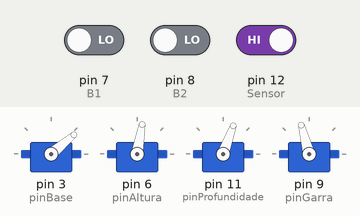
This sketch was run on a simulated Arduino Uno, built with avr-gcc and run on an emulated ATmega328P. Shown: 4 × servo. The test bench sets the inputs (shaded band); at power-on: pin 12 (Sensor) HIGH, pin 7 (B1) LOW, pin 8 (B2) LOW.

Above: at 1.2 s.
1.3 s: pin 12 (Sensor) driven LOW
At 2.7 s:
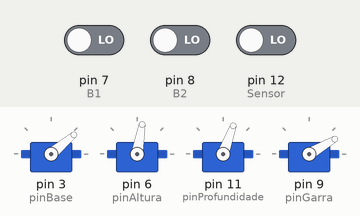
4.3 s: pin 7 (B1) driven HIGH
At 4.7 s:
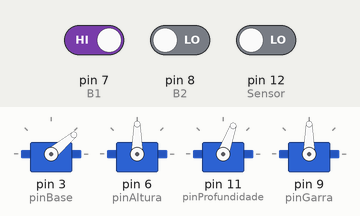
7.3 s: pin 12 (Sensor) driven HIGH
At 8.2 s:
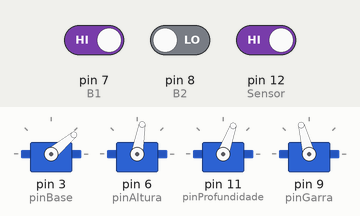
8.8 s: pin 7 (B1) driven LOW and pin 8 (B2) driven HIGH and pin 12 (Sensor) driven LOW
At 10.7 s:
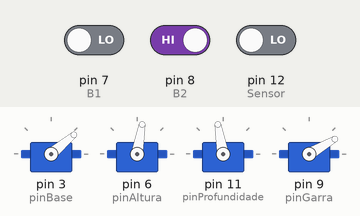
11.8 s: pin 8 (B2) driven LOW
At 12.8 s:
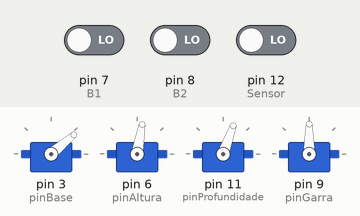
13.3 s: pin 8 (B2) driven HIGH
At 14.1 s:
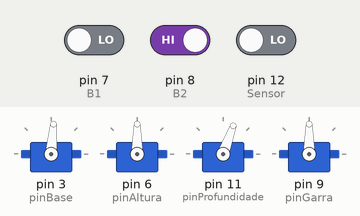
Timing chart, 0 to 17.3 s (numbered marks = the images above; inputs shaded):
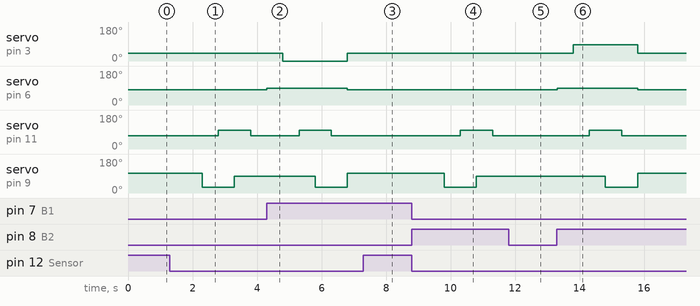

The sketch:

Codigo.ino
```cpp
//Inclui a Biblioteca do Servo
#include <Servo.h>

//Definição dos servos e dos seus pinos

//Base
Servo Base;
#define pinBase 3

//Garra
Servo Garra;
#define pinGarra 9

//Altura
Servo Altura;
#define pinAltura 6

//Profundidade
Servo Profundidade;
#define pinProfundidade 11

//Botoes seletores e sensor que identifica se tem um objeto
#define B1 7
#define B2 8
#define Sensor 12

//Variaveis principais para o sistema
bool xBotao1, xBotao2, xSensorCB;
int iBase, iAltura, iProfundidade, iGarra;

//Variaveis de auxilio
bool xIniciaProcesso, xSelecionaCaixaAux, xSelecionaCaixa1, xSelecionaCaixa2;

void setup() {
  //Inicia porta serial para monitorar caso precise de alguma informação do que está acontecendo
  Serial.begin(9600);

  //Associa os objetos dos servos aos respectivos pinos conectados
  Base.attach(pinBase);
  Altura.attach(pinAltura);
  Profundidade.attach(pinProfundidade);
  Garra.attach(pinGarra);

  //Associa os pinos dos botoes/sensor e define como entrada
  pinMode(B1, INPUT);
  pinMode(B2, INPUT);
  pinMode(Sensor, INPUT);

  //Inicializa as variaveis
  xIniciaProcesso = false;
  xSelecionaCaixaAux = false;
  xSelecionaCaixa1 = false;
  xSelecionaCaixa2 = false;
  iBase = 40;
  iGarra = 105;
  iProfundidade = 70;
  iAltura = 80;
  Base.write(iBase);
  Garra.write(iGarra);
  Profundidade.write(iProfundidade);
  Altura.write(iAltura);
}

void loop() {
  xSensorCB = !digitalRead(Sensor);

  if(xSensorCB){
    xIniciaProcesso = true;
    delay(1000);
  }

  if(!xIniciaProcesso){
    iBase = 40;
    iGarra = 105;
    iProfundidade = 70;
    iAltura = 80;
    Base.write(iBase);
    Garra.write(iGarra);
    Profundidade.write(iProfundidade);
    Altura.write(iAltura);
  }else{

    //Abre a garra para pegar a caixa

     iGarra = 30;
     Garra.write(iGarra);
     Base.write(iBase);
     Altura.write(iAltura);
     Profundidade.write(iProfundidade);
     delay(500);

    //Avanço para pegar a Caixa

      iProfundidade = 100;
      Garra.write(iGarra);
      Base.write(iBase);
      Altura.write(iAltura);
      Profundidade.write(iProfundidade);
      delay(500);

     //Pega a Caixa

     iGarra = 90;
     Base.write(iBase);
     Altura.write(iAltura);
     Profundidade.write(iProfundidade);
     Garra.write(iGarra);
     delay(500);

    //Com a caixa retorna para a posição onde ira deslocar para colocar na selecionadora

     iProfundidade = 70;
     Garra.write(iGarra);
     Base.write(iBase);
     Altura.write(iAltura);
     Profundidade.write(iProfundidade);
     delay(500);

    //Entra na logica para Selecionar aonde irá colocar a caixa

     xSelecionaCaixaAux = true;

     while(xSelecionaCaixaAux){
       xBotao1 = digitalRead(B1);
       xBotao2 = digitalRead(B2);

      Base.write(iBase);
      Garra.write(iGarra);
      Profundidade.write(iProfundidade);
      Altura.write(iAltura);

       if(xBotao1){
      xSelecionaCaixa1 = true;
      xSelecionaCaixa2 = false;
      }else if(xBotao2){
      xSelecionaCaixa1 = false;
      xSelecionaCaixa2 = true;
      }

      //Caso Selecionado a Caixa 1

      if(xSelecionaCaixa1){

    //Sobe um pouco a caixa para não bater nas selecionadoras

    iAltura = 90;
    Garra.write(iGarra);
    Profundidade.write(iProfundidade);
    Altura.write(iAltura);
    Base.write(iBase);
    delay(500);

    //Vai pra posição onde ela fica, no caso a 1 fica no grau 0 do motor

    iBase = 0;
    Garra.write(iGarra);
    Profundidade.write(iProfundidade);
    Altura.write(iAltura);
    Base.write(iBase);
    delay(500);

    //Avança para colocar a caixa

    iProfundidade = 100;
    Base.write(iBase);
    Altura.write(iAltura);
    Profundidade.write(iProfundidade);
    Garra.write(iGarra);
    delay(500);

    //Abre a garra para colocar a caixa

    iGarra = 30;
    Base.write(iBase);
    Altura.write(iAltura);
    Profundidade.write(iProfundidade);
    Garra.write(iGarra);
    delay(500);

    //Volta a profundidade para não bater em nada

    iProfundidade = 70;
    Base.write(iBase);
    Altura.write(iAltura);
    Profundidade.write(iProfundidade);
    Garra.write(iGarra);
    delay(500);

    //VOlta os outros parametros para o parametro de inicio

    iAltura = 80;
    iGarra = 105;
    iBase = 40;
    Base.write(iBase);
    Altura.write(iAltura);
    Profundidade.write(iProfundidade);
    Garra.write(iGarra);
    delay(500);

    xSelecionaCaixaAux = false;
    xSelecionaCaixa1 = false;}

     //Caso Selecionado a Caixa 2

      if(xSelecionaCaixa2){

    //Sobe um pouco a caixa para não bater nas selecionadoras

    iAltura = 90;
    Garra.write(iGarra);
    Profundidade.write(iProfundidade);
    Altura.write(iAltura);
    Base.write(iBase);
    delay(500);

    //Vai pra posição onde ela fica, no caso a 1 fica no grau 0 do motor

    iBase = 85;
    Garra.write(iGarra);
    Profundidade.write(iProfundidade);
    Altura.write(iAltura);
    Base.write(iBase);
    delay(500);

    //Avança para colocar a caixa

    iProfundidade = 100;
    Base.write(iBase);
    Altura.write(iAltura);
    Profundidade.write(iProfundidade);
    Garra.write(iGarra);
    delay(500);

    //Abre a garra para colocar a caixa

    iGarra = 30;
    Base.write(iBase);
    Altura.write(iAltura);
    Profundidade.write(iProfundidade);
    Garra.write(iGarra);
    delay(500);

    //Volta a profundidade para não bater em nada

    iProfundidade = 70;
    Base.write(iBase);
    Altura.write(iAltura);
    Profundidade.write(iProfundidade);
    Garra.write(iGarra);
    delay(500);

    //VOlta os outros parametros para o parametro de inicio

    iAltura = 80;
    iGarra = 105;
    iBase = 40;
    Base.write(iBase);
    Altura.write(iAltura);
    Profundidade.write(iProfundidade);
    Garra.write(iGarra);
    delay(500);


    xSelecionaCaixaAux = false;
    xSelecionaCaixa2 = false;}
     }
    }

    if(xIniciaProcesso){
    xIniciaProcesso = false;
    }

  }
```

Measured:
- after the input at 1.3 s, servo on pin 11 (pinProfundidade): 70° → 100° after 1.5 s, → 70° 1.0 s later; servo on pin 9 (pinGarra): 105° → 30° after 1.0 s, → 90° 1.0 s later
- after the input at 4.3 s, servo on pin 3 (pinBase): 40° → 0° after 0.50 s, → 40° 2.0 s later; servo on pin 6 (pinAltura): 80° → 90° at once, → 80° 2.5 s later; servo on pin 11 (pinProfundidade): 70° → 100° after 1.0 s, → 70° 1.0 s later; servo on pin 9 (pinGarra): 90° → 30° after 1.5 s, → 105° 1.0 s later
- after the input at 7.3 s, servo on pin 9 (pinGarra): stays 105° (without the input it goes to 30° after 1.0 s)
- after the input at 8.8 s, servo on pin 11 (pinProfundidade): 70° → 100° after 1.5 s, → 70° 1.0 s later; servo on pin 9 (pinGarra): 105° → 30° after 1.0 s, → 90° 1.0 s later
- after the input at 11.8 s, servo on pin 3 (pinBase): stays 40° (without the input it goes to 85° after 0.50 s); servo on pin 6 (pinAltura): stays 80° (without the input it goes to 90° after 0.00 s); servo on pin 11 (pinProfundidade): stays 70° (without the input it goes to 100° after 1.0 s)
- after the input at 13.3 s, servo on pin 3 (pinBase): 40° → 85° after 0.50 s, → 40° 2.0 s later; servo on pin 6 (pinAltura): 80° → 90° at once, → 80° 2.5 s later; servo on pin 11 (pinProfundidade): 70° → 100° after 1.0 s, → 70° 1.0 s later; servo on pin 9 (pinGarra): 90° → 30° after 1.5 s, → 105° 1.0 s later
